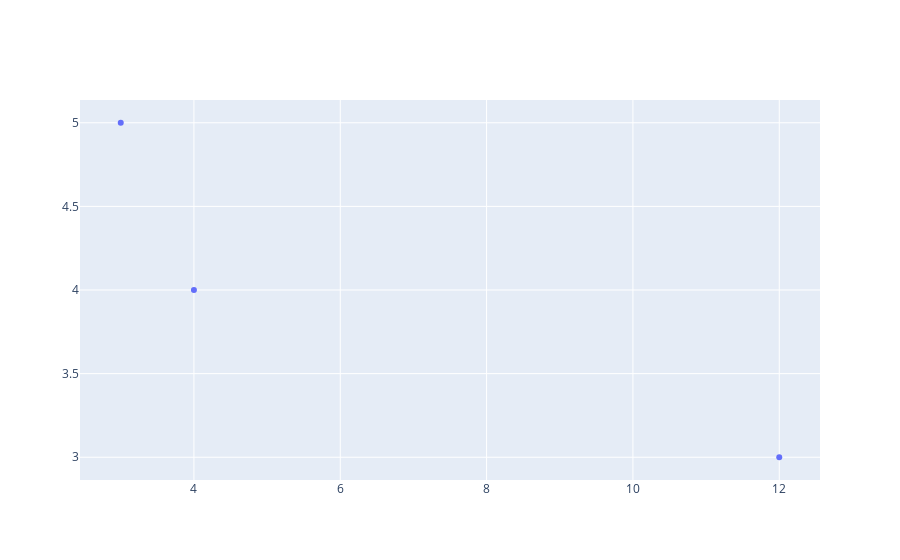

Here is the notebook cell this chart was saved with:
### Code cell
x=[12,4,3]
y=[3,4,5,6]
fig=go.Figure(go.Scatter(x=x,y=y, mode="markers"))
fig.show()

### Figure 1 — Plotly figure (JSON) as saved in the notebook; plotly's stock layout.template omitted (floating-point values rounded to 4 significant figures)
{"data": [{"mode": "markers", "type": "scatter", "x": [12, 4, 3], "y": [3, 4, 5, 6]}], "layout": {}}
